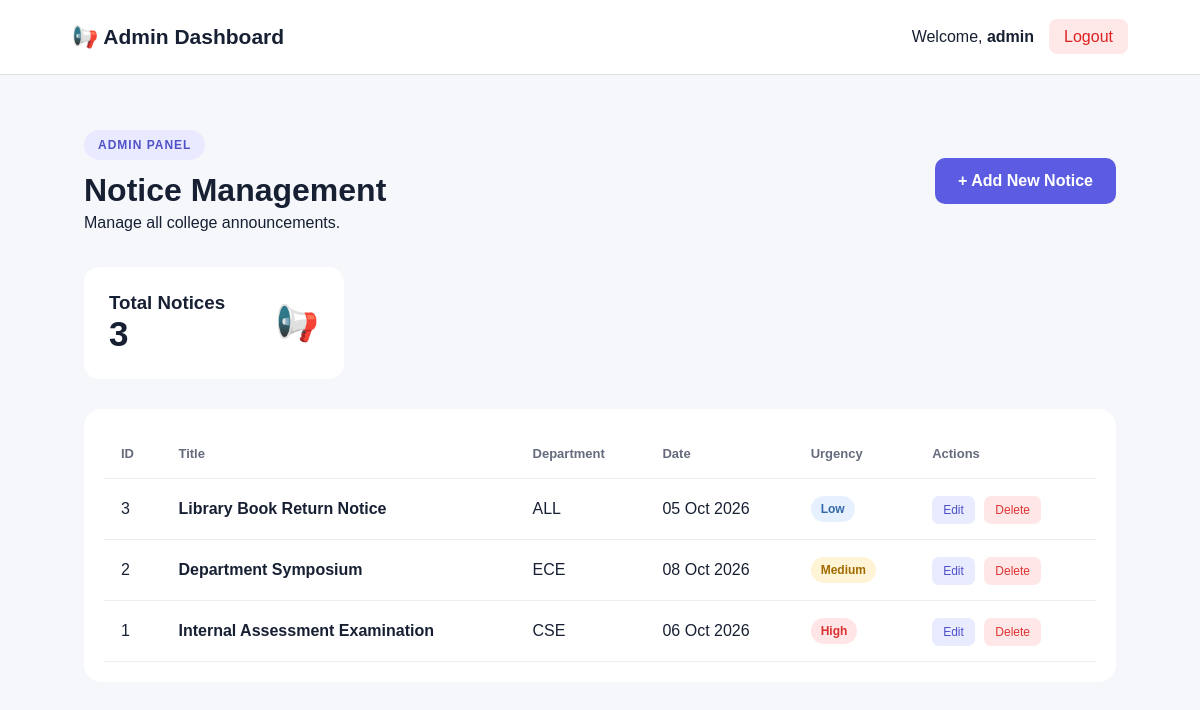
Screenshot of /dashboard.php (signed in) with the database file from the repository.
### tables this page shows
CREATE TABLE IF NOT EXISTS notices (
    id INT AUTO_INCREMENT PRIMARY KEY,
    title VARCHAR(200) NOT NULL,
    department VARCHAR(50) NOT NULL,
    notice_date DATE NOT NULL,
    urgency VARCHAR(20) NOT NULL,
    details TEXT NOT NULL,
    created_at TIMESTAMP DEFAULT CURRENT_TIMESTAMP
);

### dashboard.php (the view, shortened to what this page needs)
<?php
include "db.php";
$result = $conn->query("SELECT * FROM notices ORDER BY id DESC");
$total = $result ? $result->num_rows : 0;
?>
<!DOCTYPE html>
<html lang="en">
<head>
<link rel="stylesheet" href="css/style.css">
</head>
<body>
<header class="admin-navbar">
    <div class="logo">📢 Admin Dashboard</div>
    <div>Welcome, <b><?php echo htmlspecialchars($_SESSION["admin"]); ?></b><a href="logout.php" class="logout-btn">Logout</a></div>
</header>
<main class="dashboard">
    <div class="dashboard-header">
        <div><span class="badge">ADMIN PANEL</span><h1>Notice Management</h1><p>Manage all college announcements.</p></div>
        <a href="add_notice.php" class="btn primary">+ Add New Notice</a>
    </div>
    <div class="stat-card"><div><h3>Total Notices</h3><strong><?php echo $total; ?></strong></div><div class="stat-icon">📢</div></div>
    <div class="table-container">
    <table>
        <thead><tr><th>ID</th><th>Title</th><th>Department</th><th>Date</th><th>Urgency</th><th>Actions</th></tr></thead>
        <tbody>
        <?php if ($result && $result->num_rows > 0): ?>
        <?php while ($row = $result->fetch_assoc()): ?>
        <tr>
            <td><?php echo $row["id"]; ?></td>
            <td><strong><?php echo htmlspecialchars($row["title"]); ?></strong></td>
            <td><?php echo htmlspecialchars($row["department"]); ?></td>
            <td><?php echo date("d M Y", strtotime($row["notice_date"])); ?></td>
            <td><span class="urgency <?php echo strtolower($row["urgency"]); ?>"><?php echo htmlspecialchars($row["urgency"]); ?></span></td>
            <td>
                <a href="edit_notice.php?id=<?php echo $row['id']; ?>" class="edit-btn">Edit</a>
                <a href="delete_notice.php?id=<?php echo $row['id']; ?>" class="delete-btn" onclick="return confirm('Are you sure you want to delete this notice?');">Delete</a>
            </td>
        </tr>
        <?php endwhile; ?>
        <?php else: ?><tr><td colspan="6">No notices available.</td></tr><?php endif; ?>
        </tbody>
    </table>
    </div>
</main>
</body>
</html>

### style.css (style rules this page uses)
* { margin:0;padding:0;box-sizing:border-box }
body { font-family:Arial,Helvetica,sans-serif;background:#f5f7fb;color:#172033 }
.logo { font-size:21px;font-weight:800 }
.badge { display:inline-block;padding:8px 14px;background:#e9eaff;color:#5052c8;border-radius:30px;font-size:12px;font-weight:800;letter-spacing:1px }
.btn { padding:14px 23px;border-radius:10px;text-decoration:none;font-weight:bold;display:inline-block }
.primary { background:#5b5ce2;color:white }
.urgency { display:inline-block;padding:6px 10px;border-radius:20px;font-size:12px;font-weight:bold }
.high { background:#ffe5e5;color:#d83232 }
.medium { background:#fff4d6;color:#a16a00 }
.low { background:#e7f0ff;color:#3469a8 }
.admin-navbar { height:75px;padding:0 6%;background:white;border-bottom:1px solid #ddd;display:flex;justify-content:space-between;align-items:center }
.admin-navbar a { text-decoration:none;color:#555 }
.logout-btn { background:#ffe8e8;color:#d22!important;padding:9px 15px;border-radius:8px;margin-left:15px }
.dashboard { padding:55px 7% }
.dashboard-header { display:flex;justify-content:space-between;align-items:center;margin-bottom:35px }
.dashboard-header h1 { margin:12px 0 5px }
.stat-card { background:white;width:260px;padding:25px;border-radius:15px;display:flex;justify-content:space-between;align-items:center;margin-bottom:30px }
.stat-card strong { font-size:35px }
.stat-icon { font-size:35px }
.table-container { background:white;border-radius:18px;padding:20px;overflow-x:auto }
table { width:100%;border-collapse:collapse }
th,td { padding:17px;text-align:left;border-bottom:1px solid #eee }
th { color:#656b7c;font-size:13px }
.edit-btn,.delete-btn { text-decoration:none;padding:7px 11px;border-radius:7px;font-size:12px;margin-right:5px }
.edit-btn { background:#e9ebff;color:#4e51c7 }
.delete-btn { background:#ffe7e7;color:#d33 }

### rows the page displays
notices: id "3", title "Library Book Return Notice", department "ALL", notice_date "05 Oct 2026", urgency "Low"
notices: id "2", title "Department Symposium", department "ECE", notice_date "08 Oct 2026", urgency "Medium"
notices: id "1", title "Internal Assessment Examination", department "CSE", notice_date "06 Oct 2026", urgency "High"

### other values shown
$_SESSION["admin"] "admin"
$total "3"
